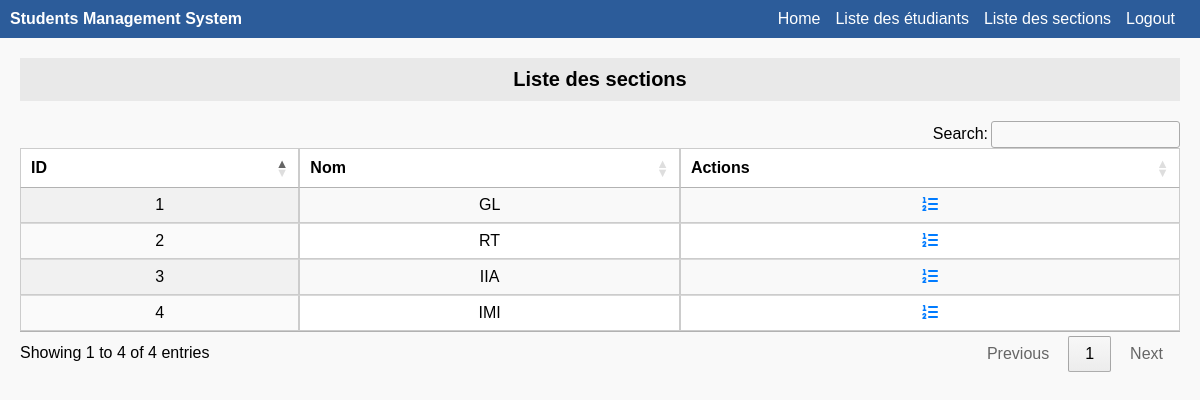
Page /views/ex2PDO/SectionList.php (signed in) on the committed database.
### tables this page shows
CREATE TABLE sections (
    id INT AUTO_INCREMENT PRIMARY KEY,
    name VARCHAR(100) NOT NULL UNIQUE
);

### classes/exPDO/SectionTable.php (called while the page is built, shortened)
<?php
 class SectionTable{
    public static function rechercherSectionByName($name) {
        if($name != "") {
            $connex = DatabaseConnexion::getInstance();
            $req = "SELECT * FROM Sections WHERE name = ?";
            $res = $connex->prepare($req);
            $res->execute([$name]);
            return $res->fetch(PDO::FETCH_OBJ);
        } else {
            $connex = DatabaseConnexion::getInstance();
            $req = "SELECT * FROM Sections";
            $res = $connex->query($req);
            return $res->fetchAll(PDO::FETCH_OBJ);
        }
    }
 }
?>

### views/ex2PDO/SectionList.php (the view, shortened to what this page needs)
<!DOCTYPE html>
<html lang="en">
<head>
    <link rel="stylesheet" href="https://cdn.datatables.net/1.13.6/css/jquery.dataTables.min.css">
    <link rel="stylesheet" href="https://cdn.datatables.net/buttons/2.4.1/css/buttons.dataTables.min.css">
    <link rel="stylesheet" href="https://cdnjs.cloudflare.com/ajax/libs/font-awesome/6.4.2/css/all.min.css">
</head>
<body>
    <div class="navbar">
        <span><strong>Students Management System</strong></span>
        <a href="MainPage.php">Home</a>
        <a href="StudentList.php">Liste des étudiants</a>
        <a href="SectionList.php">Liste des sections</a>
        <a href="loginpage.php">Logout</a>
    </div>
    <div class="container">
        <div class="title">Liste des sections</div>
        <table id="sectionsTable" class="display nowrap">
            <thead>
                <tr>
                    <th>ID</th>
                    <th>Nom</th>
                    <th>Actions</th>
                </tr>
            </thead>
            <tbody>
                <?php
require_once "../../classes/exPDO/SectionTable.php";
                $sections = SectionTable::rechercherSectionByName("");
                foreach ($sections as $sec) {
                    echo "<tr>";
                    echo "<td>{$sec->id}</td>";
                    echo "<td>{$sec->name}</td>";
                    echo "<td class='actions'>  <a href='SectionList.php?id={$sec->id}'><i class='fas fa-list-ol'></i></a>";
                    echo "</tr>";
                }
                ?>
            </tbody>
        </table>
    </div>
</body>
</html>

### views/ex2PDO/SectionList.php (style rules this page uses)
body { font-family: Arial, sans-serif; margin: 0; padding: 0; background-color: #f9f9f9; }
.navbar { background-color: #2c5c9a; padding: 10px; color: white; display: flex; align-items: center; }
.navbar a { color: white; text-decoration: none; margin-right: 15px; }
.container { padding: 20px; }
.title { background-color: #e9e9e9; padding: 10px; font-size: 20px; font-weight: bold; margin-bottom: 20px; text-align: center; }
table { width: 100%; border-collapse: collapse; background: white; }
table th, table td { padding: 10px; border: 1px solid #ccc; text-align: center; }
.actions a { margin: 0 5px; color: #007bff; text-decoration: none; }

### rows in the picture
sections: id "1", name "GL"
sections: id "3", name "IIA"
sections: id "4", name "IMI"
sections: id "2", name "RT"
